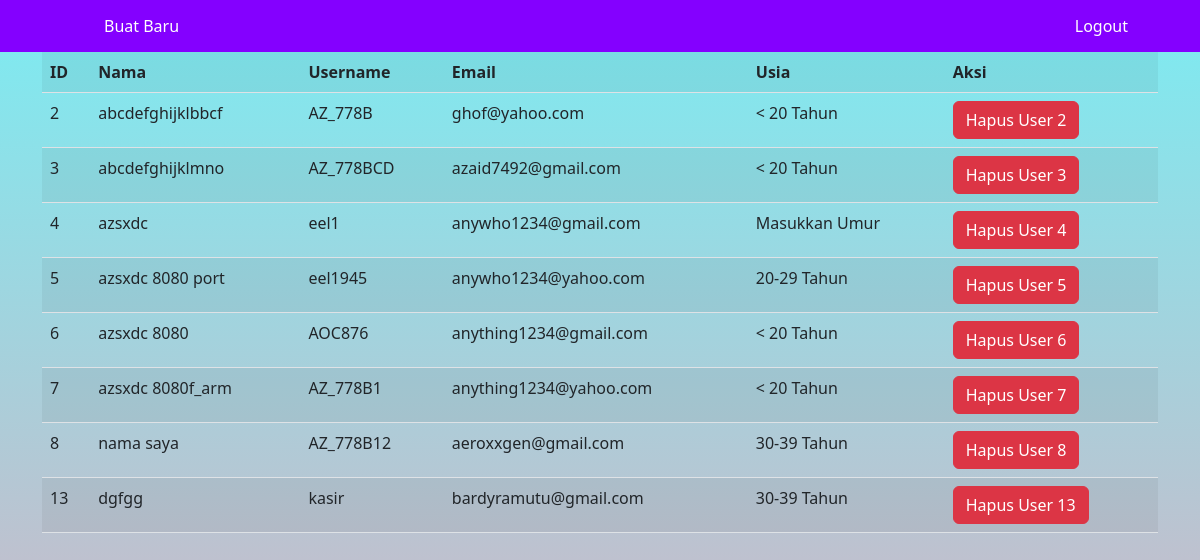
Screenshot of /Administrator.php (signed in) with the database file from the repository.
### tables this page shows
CREATE TABLE `users` (
  `userid` int(11) NOT NULL,
  `username` varchar(60) NOT NULL,
  `sandi` varchar(24) NOT NULL,
  `nama` varchar(60) DEFAULT NULL,
  `email` varchar(60) DEFAULT NULL,
  `usia` varchar(15) DEFAULT NULL
);

### Administrator.php (the view, shortened to what this page needs)
<!DOCTYPE html>
<html lang="en">
<head>
    <link rel="stylesheet" href="bootstrap-5.2.2-dist/css/bootstrap.css">
</head>
<body>
    <nav class="navbar">
        <div class="container">
            <ul class="items">
                <li class="nav-item active">
                    <a href="register.php" class="nav-link">Buat Baru</a>
                </li>
            </ul>
            <ul class="items">
                <li class="nav-item">
                    <form method="post" action="logout.php">
                        <button type='submit' class='nav-link'>Logout</button>
                    </form>
                </li>
            </ul>
        </div>
    </nav>
    <div class="container">
        <table class="table table-striped">
            <tr>
                <th>ID</th>
                <th>Nama</th>
                <th>Username</th>
                <th>Email</th>
                <th>Usia</th>
                <th>Aksi</th>
            </tr>
            <?php
            $servername = "localhost";
            $username = "root";
            $password = "";
            $database = "simple_note";
            $conn = mysqli_connect($servername, $username, $password, $database);
            $query = "select * from users;";
            $data = mysqli_query($conn, $query);
            while($r = mysqli_fetch_array($data)){
                $id = $r['userid'];
                $nama = $r['nama'];
                $user = $r['username'];
                $email = $r['email'];
                $umur = $r['usia'];
                if($id!='1'){
            ?>
            <tr>
                <td><?php echo $id; ?></td>
                <td><?php echo $nama; ?></td>
                <td><?php echo $user; ?></td>
                <td><?php echo $email; ?></td>
                <td><?php echo $umur; ?></td>
                <td>
                    <form action="del.php" method="post">
                        <button type='submit' name='id' <?php echo "value='$id'"; ?> class='btn btn-danger'>Hapus User <?php echo $id; ?></button>
                    </form>
                </td>
            </tr>
            <?php
                }
            }
            ?>
        </table>
    </div>
</body>
</html>

### Administrator.php (style rules this page uses)
.navbar { background: rgb(132, 0, 255); }
.items { display: flex; list-style: none; margin-bottom: 0px; }
.nav-link { color: #f4f4f4; cursor: pointer; background: transparent; }
.nav-link { color: white; margin: 0px 15px; padding: 6px 15px; transition: all 0.3s; border: none; border-radius: 5px; }
body { height: 100vh; background-image: linear-gradient(0deg, #dbafc0, #7becf2); }

### rows the page displays
users: userid "2", nama "abcdefghijklbbcf", username "AZ_778B", email "ghof@yahoo.com", usia "< 20 Tahun"
users: userid "3", nama "abcdefghijklmno", username "AZ_778BCD", email "azaid7492@gmail.com", usia "< 20 Tahun"
users: userid "4", nama "azsxdc", username "eel1", email "anywho1234@gmail.com", usia "Masukkan Umur"
users: userid "5", nama "azsxdc 8080 port", username "eel1945", email "anywho1234@yahoo.com", usia "20-29 Tahun"
users: userid "6", nama "azsxdc 8080", username "AOC876", email "anything1234@gmail.com", usia "< 20 Tahun"
users: userid "7", nama "azsxdc 8080f_arm", username "AZ_778B1", email "anything1234@yahoo.com", usia "< 20 Tahun"
users: userid "8", nama "nama saya", username "AZ_778B12", email "aeroxxgen@gmail.com", usia "30-39 Tahun"
users: userid "13", nama "dgfgg", username "kasir", email "bardyramutu@gmail.com", usia "30-39 Tahun"
